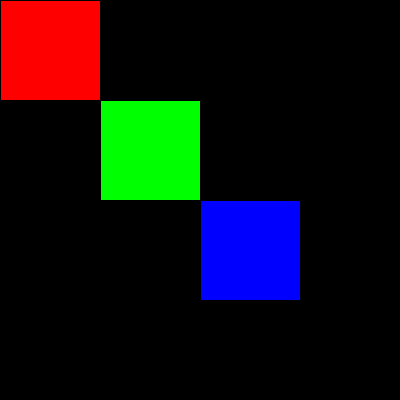
Frame 1 (no input)
Frame 60 (the mouse pressed at the canvas centre just before this capture): identical to frame 1, image omitted
Frame 120 (the mouse held since frame 60 and released just before this capture): identical to frame 1, image omitted

The Processing sketch that drew this single still picture (run headless with seeded random() and noise(); from frame 60 on, the mouse is pressed at the canvas centre):

// Processing sketch: sketch_171023b
// ── sketch_171023b.pde
void setup() {
  size(400,400);
}

void draw() {
  background(0);
  fill(255,0,0);
  rect(0,0,100,100);
  fill(0,255,0);
  rect(100,100,100,100);
  fill(0,0,255);
  rect(200,200,100,100);
  float R =red(get(mouseX,mouseY));
  float G =green(get(mouseX,mouseY));
  float B =blue(get(mouseX,mouseY));
  println("Red ",R,"Green ",G, "Blue ",B);
}
